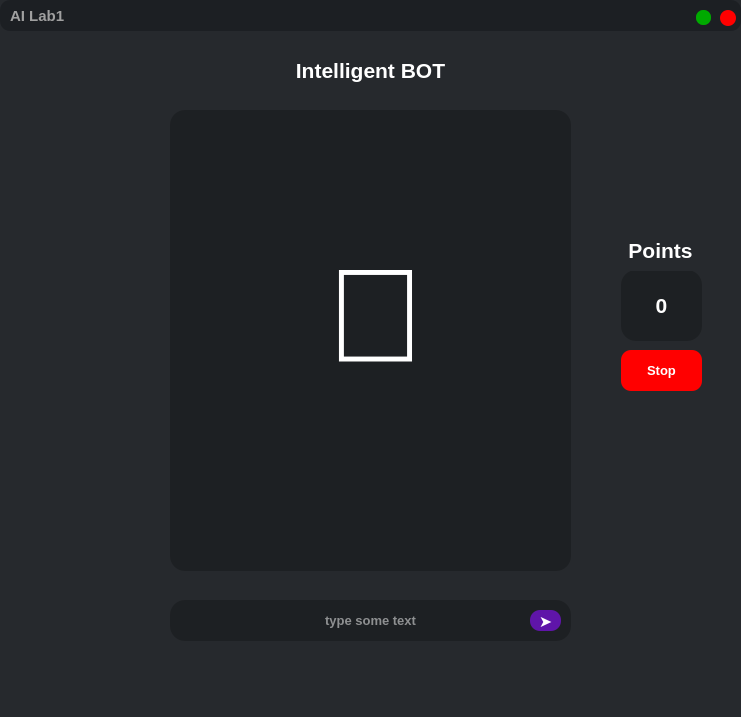
<?xml version="1.0" encoding="UTF-8"?>
<ui version="4.0">
 <class>MainWindow</class>
 <widget class="QMainWindow" name="MainWindow">
  <property name="geometry">
   <rect>
    <x>0</x>
    <y>0</y>
    <width>741</width>
    <height>717</height>
   </rect>
  </property>
  <property name="windowTitle">
   <string>MainWindow</string>
  </property>
  <property name="styleSheet">
   <string notr="true">background-color: rgb(38, 41, 45);</string>
  </property>
  <widget class="QWidget" name="centralwidget">
   <widget class="QFrame" name="frame_header">
    <property name="geometry">
     <rect>
      <x>0</x>
      <y>0</y>
      <width>741</width>
      <height>31</height>
     </rect>
    </property>
    <property name="styleSheet">
     <string notr="true">border-radius: 10px;
background-color: rgb(28, 31, 35)</string>
    </property>
    <property name="frameShape">
     <enum>QFrame::StyledPanel</enum>
    </property>
    <property name="frameShadow">
     <enum>QFrame::Raised</enum>
    </property>
    <widget class="QLabel" name="label">
     <property name="geometry">
      <rect>
       <x>10</x>
       <y>6</y>
       <width>148</width>
       <height>20</height>
      </rect>
     </property>
     <property name="font">
      <font>
       <family>Segoe UI</family>
       <pointsize>11</pointsize>
       <weight>75</weight>
       <bold>true</bold>
      </font>
     </property>
     <property name="layoutDirection">
      <enum>Qt::LeftToRight</enum>
     </property>
     <property name="styleSheet">
      <string notr="true">color:rgb(160, 160, 160)</string>
     </property>
     <property name="frameShape">
      <enum>QFrame::NoFrame</enum>
     </property>
     <property name="text">
      <string>AI Lab1</string>
     </property>
     <property name="alignment">
      <set>Qt::AlignLeading|Qt::AlignLeft|Qt::AlignVCenter</set>
     </property>
    </widget>
    <widget class="QPushButton" name="pushButton_exp">
     <property name="geometry">
      <rect>
       <x>696</x>
       <y>10</y>
       <width>15</width>
       <height>15</height>
      </rect>
     </property>
     <property name="font">
      <font>
       <family>Segoe UI</family>
       <pointsize>10</pointsize>
       <weight>50</weight>
       <bold>false</bold>
      </font>
     </property>
     <property name="cursor">
      <cursorShape>PointingHandCursor</cursorShape>
     </property>
     <property name="styleSheet">
      <string notr="true">QPushButton{
	background-color: rgb(0, 170, 0);
	border-radius: 7px;
	text-align: center;
}

QPushButton:hover{
	background-color: rgb(0, 111, 0);
}

QPushButton:pressed{
	background-color: rgb(0, 153, 0);
}</string>
     </property>
     <property name="text">
      <string/>
     </property>
    </widget>
    <widget class="QPushButton" name="pushButton_close">
     <property name="geometry">
      <rect>
       <x>720</x>
       <y>10</y>
       <width>16</width>
       <height>16</height>
      </rect>
     </property>
     <property name="font">
      <font>
       <family>Segoe UI</family>
       <pointsize>10</pointsize>
       <weight>50</weight>
       <bold>false</bold>
      </font>
     </property>
     <property name="cursor">
      <cursorShape>PointingHandCursor</cursorShape>
     </property>
     <property name="styleSheet">
      <string notr="true">QPushButton{
	background-color: rgb(255, 0, 0);
	border-radius: 8px;
	text-align: center;
}

QPushButton:hover{
	background-color: rgb(175, 0, 0);
}

QPushButton:pressed{
	background-color: rgb(229, 0, 0);
}</string>
     </property>
     <property name="text">
      <string/>
     </property>
    </widget>
   </widget>
   <widget class="QWidget" name="widget" native="true">
    <property name="geometry">
     <rect>
      <x>170</x>
      <y>110</y>
      <width>401</width>
      <height>461</height>
     </rect>
    </property>
    <property name="styleSheet">
     <string notr="true">background-color: rgb(29, 32, 35);
border-radius:15px;</string>
    </property>
    <widget class="QLabel" name="botpic">
     <property name="geometry">
      <rect>
       <x>30</x>
       <y>20</y>
       <width>351</width>
       <height>371</height>
      </rect>
     </property>
     <property name="font">
      <font>
       <family>Segoe UI</family>
       <pointsize>100</pointsize>
       <weight>75</weight>
       <bold>true</bold>
      </font>
     </property>
     <property name="styleSheet">
      <string notr="true">color: rgb(255, 255, 255);</string>
     </property>
     <property name="text">
      <string>🤖</string>
     </property>
     <property name="alignment">
      <set>Qt::AlignCenter</set>
     </property>
    </widget>
    <widget class="QLabel" name="label_answer">
     <property name="geometry">
      <rect>
       <x>30</x>
       <y>330</y>
       <width>351</width>
       <height>91</height>
      </rect>
     </property>
     <property name="font">
      <font>
       <family>Segoe UI</family>
       <pointsize>16</pointsize>
       <weight>75</weight>
       <bold>true</bold>
      </font>
     </property>
     <property name="styleSheet">
      <string notr="true">color:rgb(255, 255, 255);</string>
     </property>
     <property name="text">
      <string/>
     </property>
     <property name="alignment">
      <set>Qt::AlignCenter</set>
     </property>
    </widget>
   </widget>
   <widget class="QLabel" name="label_2">
    <property name="geometry">
     <rect>
      <x>180</x>
      <y>50</y>
      <width>381</width>
      <height>41</height>
     </rect>
    </property>
    <property name="font">
     <font>
      <family>Segoe UI</family>
      <pointsize>16</pointsize>
      <weight>75</weight>
      <bold>true</bold>
     </font>
    </property>
    <property name="styleSheet">
     <string notr="true">color: rgb(255, 255, 255);</string>
    </property>
    <property name="text">
     <string>Intelligent BOT</string>
    </property>
    <property name="alignment">
     <set>Qt::AlignCenter</set>
    </property>
   </widget>
   <widget class="QLabel" name="labelPoints">
    <property name="geometry">
     <rect>
      <x>621</x>
      <y>270</y>
      <width>81</width>
      <height>71</height>
     </rect>
    </property>
    <property name="font">
     <font>
      <family>Segoe UI</family>
      <pointsize>16</pointsize>
      <weight>75</weight>
      <bold>true</bold>
     </font>
    </property>
    <property name="styleSheet">
     <string notr="true">background-color: rgb(29, 32, 35);
color: rgb(255, 255, 255);
border-radius:15px;</string>
    </property>
    <property name="text">
     <string>0</string>
    </property>
    <property name="alignment">
     <set>Qt::AlignCenter</set>
    </property>
   </widget>
   <widget class="QLabel" name="label_4">
    <property name="geometry">
     <rect>
      <x>600</x>
      <y>230</y>
      <width>121</width>
      <height>41</height>
     </rect>
    </property>
    <property name="font">
     <font>
      <family>Segoe UI</family>
      <pointsize>16</pointsize>
      <weight>75</weight>
      <bold>true</bold>
     </font>
    </property>
    <property name="styleSheet">
     <string notr="true">color: rgb(255, 255, 255);</string>
    </property>
    <property name="text">
     <string>Points</string>
    </property>
    <property name="alignment">
     <set>Qt::AlignCenter</set>
    </property>
   </widget>
   <widget class="QPushButton" name="pushButtonStop">
    <property name="geometry">
     <rect>
      <x>621</x>
      <y>350</y>
      <width>81</width>
      <height>41</height>
     </rect>
    </property>
    <property name="font">
     <font>
      <family>Segoe UI</family>
      <pointsize>10</pointsize>
      <weight>75</weight>
      <bold>true</bold>
     </font>
    </property>
    <property name="cursor">
     <cursorShape>PointingHandCursor</cursorShape>
    </property>
    <property name="styleSheet">
     <string notr="true">QPushButton {
	background-color: rgb(255, 0, 0);
	color: rgb(255, 255, 255);
	border-radius: 10px;
}

QPushButton:hover {
	background-color: rgb(206, 0, 0);
}

QPushButton:pressed {
	background-color: rgb(234, 0, 0);
}</string>
    </property>
    <property name="text">
     <string>Stop</string>
    </property>
   </widget>
   <widget class="QLineEdit" name="lineEdit">
    <property name="geometry">
     <rect>
      <x>170</x>
      <y>600</y>
      <width>401</width>
      <height>41</height>
     </rect>
    </property>
    <property name="font">
     <font>
      <family>Segoe UI</family>
      <pointsize>10</pointsize>
      <weight>75</weight>
      <bold>true</bold>
     </font>
    </property>
    <property name="styleSheet">
     <string notr="true">background-color: rgb(29, 32, 35);
color: rgb(255, 255, 255);
border:none;
border-radius:15px;</string>
    </property>
    <property name="text">
     <string/>
    </property>
    <property name="alignment">
     <set>Qt::AlignCenter</set>
    </property>
    <property name="placeholderText">
     <string>type some text</string>
    </property>
   </widget>
   <widget class="QPushButton" name="pushButtonSend">
    <property name="geometry">
     <rect>
      <x>530</x>
      <y>610</y>
      <width>31</width>
      <height>21</height>
     </rect>
    </property>
    <property name="font">
     <font>
      <family>Bodoni MT Black</family>
      <pointsize>12</pointsize>
      <weight>75</weight>
      <bold>true</bold>
     </font>
    </property>
    <property name="cursor">
     <cursorShape>PointingHandCursor</cursorShape>
    </property>
    <property name="styleSheet">
     <string notr="true">QPushButton {
	background-color: #5F15A9;
	color: rgb(255, 255, 255);
	border-radius: 10px;
}

QPushButton:hover {
	background-color: rgb(81, 16, 145);
}

QPushButton:pressed {
	background-color: rgb(68, 14, 121);
}</string>
    </property>
    <property name="text">
     <string>➤</string>
    </property>
   </widget>
  </widget>
 </widget>
 <resources/>
 <connections/>
</ui>
